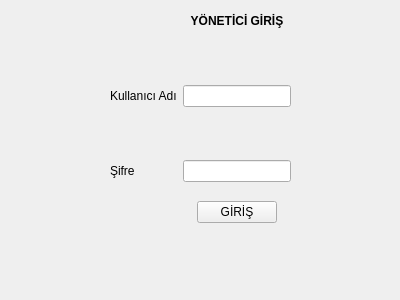
<?xml version="1.0" encoding="UTF-8"?>
<ui version="4.0">
 <class>Form</class>
 <widget class="QWidget" name="Form">
  <property name="geometry">
   <rect>
    <x>0</x>
    <y>0</y>
    <width>400</width>
    <height>300</height>
   </rect>
  </property>
  <property name="windowTitle">
   <string>Form</string>
  </property>
  <layout class="QVBoxLayout" name="verticalLayout">
   <item>
    <layout class="QGridLayout" name="gridLayout">
     <item row="2" column="1">
      <widget class="QLabel" name="label_2">
       <property name="text">
        <string>Kullanıcı Adı</string>
       </property>
      </widget>
     </item>
     <item row="4" column="1">
      <widget class="QLabel" name="label_3">
       <property name="text">
        <string>Şifre</string>
       </property>
      </widget>
     </item>
     <item row="0" column="0">
      <spacer name="horizontalSpacer">
       <property name="orientation">
        <enum>Qt::Horizontal</enum>
       </property>
       <property name="sizeHint" stdset="0">
        <size>
         <width>40</width>
         <height>20</height>
        </size>
       </property>
      </spacer>
     </item>
     <item row="1" column="1">
      <spacer name="verticalSpacer_4">
       <property name="orientation">
        <enum>Qt::Vertical</enum>
       </property>
       <property name="sizeHint" stdset="0">
        <size>
         <width>20</width>
         <height>40</height>
        </size>
       </property>
      </spacer>
     </item>
     <item row="3" column="1">
      <spacer name="verticalSpacer_3">
       <property name="orientation">
        <enum>Qt::Vertical</enum>
       </property>
       <property name="sizeHint" stdset="0">
        <size>
         <width>20</width>
         <height>40</height>
        </size>
       </property>
      </spacer>
     </item>
     <item row="4" column="2">
      <widget class="QLineEdit" name="lineEdit_password"/>
     </item>
     <item row="0" column="3">
      <spacer name="horizontalSpacer_2">
       <property name="orientation">
        <enum>Qt::Horizontal</enum>
       </property>
       <property name="sizeHint" stdset="0">
        <size>
         <width>40</width>
         <height>20</height>
        </size>
       </property>
      </spacer>
     </item>
     <item row="2" column="2">
      <widget class="QLineEdit" name="lineEdit_username"/>
     </item>
     <item row="5" column="1">
      <spacer name="verticalSpacer_2">
       <property name="orientation">
        <enum>Qt::Vertical</enum>
       </property>
       <property name="sizeHint" stdset="0">
        <size>
         <width>20</width>
         <height>40</height>
        </size>
       </property>
      </spacer>
     </item>
     <item row="7" column="1">
      <spacer name="verticalSpacer">
       <property name="orientation">
        <enum>Qt::Vertical</enum>
       </property>
       <property name="sizeHint" stdset="0">
        <size>
         <width>20</width>
         <height>40</height>
        </size>
       </property>
      </spacer>
     </item>
     <item row="5" column="2" alignment="Qt::AlignHCenter">
      <widget class="QPushButton" name="pushButton_login">
       <property name="sizePolicy">
        <sizepolicy hsizetype="Fixed" vsizetype="Fixed">
         <horstretch>0</horstretch>
         <verstretch>0</verstretch>
        </sizepolicy>
       </property>
       <property name="layoutDirection">
        <enum>Qt::LeftToRight</enum>
       </property>
       <property name="text">
        <string>GİRİŞ</string>
       </property>
      </widget>
     </item>
     <item row="0" column="2">
      <widget class="QLabel" name="label">
       <property name="font">
        <font>
         <weight>75</weight>
         <bold>true</bold>
        </font>
       </property>
       <property name="text">
        <string>YÖNETİCİ GİRİŞ</string>
       </property>
       <property name="alignment">
        <set>Qt::AlignCenter</set>
       </property>
      </widget>
     </item>
     <item row="7" column="2">
      <widget class="QLabel" name="label_loginInfo">
       <property name="text">
        <string/>
       </property>
      </widget>
     </item>
    </layout>
   </item>
  </layout>
 </widget>
 <resources/>
 <connections/>
</ui>
